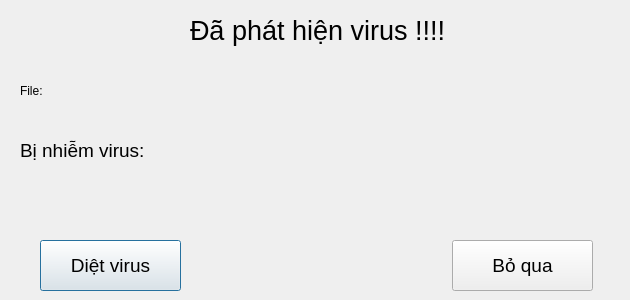
<?xml version="1.0" encoding="UTF-8"?>
<ui version="4.0">
 <class>Dialog</class>
 <widget class="QDialog" name="Dialog">
  <property name="geometry">
   <rect>
    <x>0</x>
    <y>0</y>
    <width>630</width>
    <height>300</height>
   </rect>
  </property>
  <property name="windowTitle">
   <string>Dialog</string>
  </property>
  <widget class="QPushButton" name="delete_virus">
   <property name="geometry">
    <rect>
     <x>40</x>
     <y>240</y>
     <width>141</width>
     <height>51</height>
    </rect>
   </property>
   <property name="font">
    <font>
     <pointsize>14</pointsize>
    </font>
   </property>
   <property name="text">
    <string>Diệt virus</string>
   </property>
  </widget>
  <widget class="QPushButton" name="skip">
   <property name="geometry">
    <rect>
     <x>452</x>
     <y>240</y>
     <width>141</width>
     <height>51</height>
    </rect>
   </property>
   <property name="font">
    <font>
     <pointsize>14</pointsize>
    </font>
   </property>
   <property name="text">
    <string>Bỏ qua</string>
   </property>
  </widget>
  <widget class="QLabel" name="label">
   <property name="geometry">
    <rect>
     <x>190</x>
     <y>0</y>
     <width>331</width>
     <height>61</height>
    </rect>
   </property>
   <property name="text">
    <string>&lt;html&gt;&lt;head/&gt;&lt;body&gt;&lt;p&gt;&lt;span style=&quot; font-size:20pt;&quot;&gt;Đã phát hiện virus !!!!&lt;/span&gt;&lt;/p&gt;&lt;/body&gt;&lt;/html&gt;</string>
   </property>
  </widget>
  <widget class="QLabel" name="label_2">
   <property name="geometry">
    <rect>
     <x>20</x>
     <y>70</y>
     <width>51</width>
     <height>41</height>
    </rect>
   </property>
   <property name="text">
    <string>&lt;html&gt;&lt;head/&gt;&lt;body&gt;&lt;p&gt;&lt;span style=&quot; font-size:14pt;&quot;&gt;File: &lt;/span&gt;&lt;/p&gt;&lt;/body&gt;&lt;/html&gt;</string>
   </property>
  </widget>
  <widget class="QLabel" name="label_3">
   <property name="geometry">
    <rect>
     <x>20</x>
     <y>120</y>
     <width>161</width>
     <height>61</height>
    </rect>
   </property>
   <property name="text">
    <string>&lt;html&gt;&lt;head/&gt;&lt;body&gt;&lt;p&gt;&lt;span style=&quot; font-size:14pt;&quot;&gt;Bị nhiễm virus: &lt;/span&gt;&lt;/p&gt;&lt;/body&gt;&lt;/html&gt;</string>
   </property>
  </widget>
  <widget class="QLabel" name="virus_name">
   <property name="geometry">
    <rect>
     <x>180</x>
     <y>130</y>
     <width>441</width>
     <height>41</height>
    </rect>
   </property>
   <property name="font">
    <font>
     <pointsize>14</pointsize>
    </font>
   </property>
   <property name="text">
    <string>&lt;html&gt;&lt;head/&gt;&lt;body&gt;&lt;p&gt;&lt;br/&gt;&lt;/p&gt;&lt;/body&gt;&lt;/html&gt;</string>
   </property>
  </widget>
  <widget class="QLabel" name="file_name">
   <property name="geometry">
    <rect>
     <x>80</x>
     <y>70</y>
     <width>541</width>
     <height>41</height>
    </rect>
   </property>
   <property name="font">
    <font>
     <pointsize>14</pointsize>
    </font>
   </property>
   <property name="text">
    <string>&lt;html&gt;&lt;head/&gt;&lt;body&gt;&lt;p&gt;&lt;br/&gt;&lt;/p&gt;&lt;/body&gt;&lt;/html&gt;</string>
   </property>
  </widget>
 </widget>
 <resources/>
 <connections/>
</ui>
